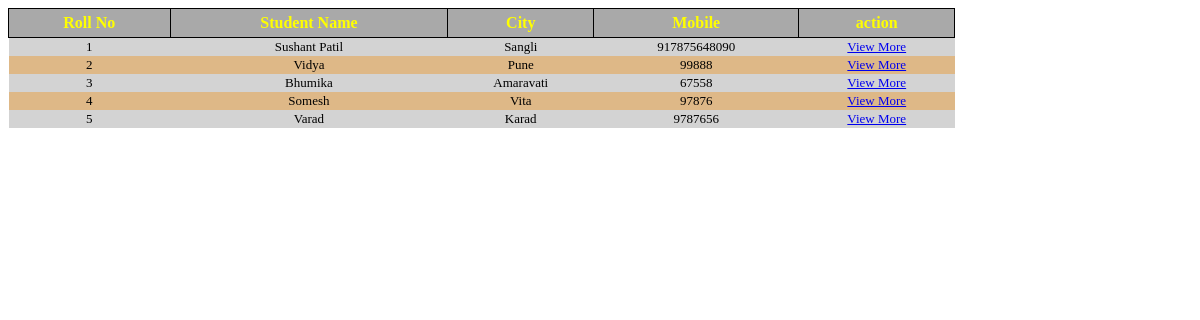
/student (signed in), run on an earlier commit of the app's database.
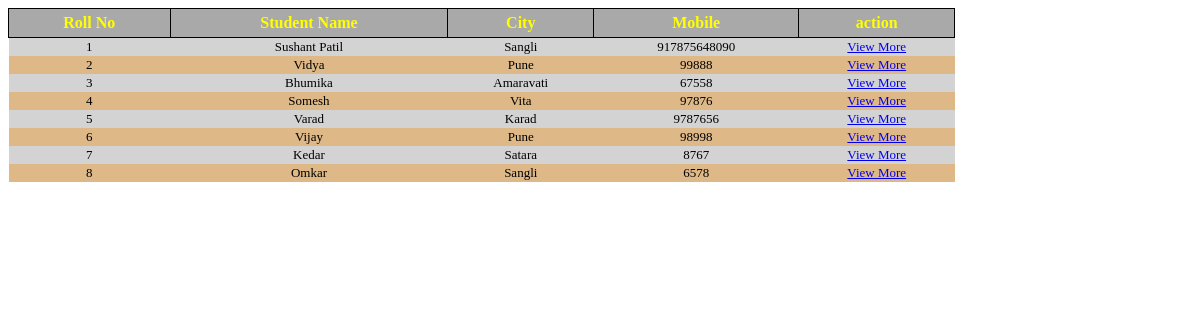
And on a later commit of the database.
### home/models.py (models this page shows, shortened)
class Student(models.Model):
    name = models.CharField(max_length=50)
    roll = models.IntegerField(auto_created=True, primary_key=True)
    city = models.CharField(max_length=50)
    marks = models.IntegerField()
    pass_year = models.IntegerField()
    mobile = models.IntegerField()
    email = models.CharField(max_length=50)
    department = models.ForeignKey('Department', on_delete=models.CASCADE)

### home/views.py (the view)
# urls.py: path("student", views.student),
@login_required
def student(request):
    st = Student.objects.all()
    return render(request=request, template_name="student.html", context={'stud': st})

### home/templates/student.html (shortened to what this page needs)
<!DOCTYPE html>
<html lang="en">
  <head>
    <link rel="stylesheet" href="static/home/css/student.css" />
  </head>
  <body>
    <table>
      <tr>
        <th>Roll No</th>
        <th>Student Name</th>
        <th>City</th>
        <th>Mobile</th>
        <th>action</th>
      </tr>
      {% for s in stud %}
      <tr>
        <td>{{ s.roll }}</td>
        <td>{{ s.name }}</td>
        <td>{{ s.city }}</td>
        <td>{{ s.mobile }}</td>
        <td><a href="/details/{{ s.roll }}">View More </a></td>
      </tr>
      {% endfor %}
    </table>
  </body>
</html>

What changed in the data, as far as the page shows it:
added Student: roll "6", name "Vijay", city "Pune", mobile "98998"
added Student: roll "7", name "Kedar", city "Satara", mobile "8767"
added Student: roll "8", name "Omkar", city "Sangli", mobile "6578"
